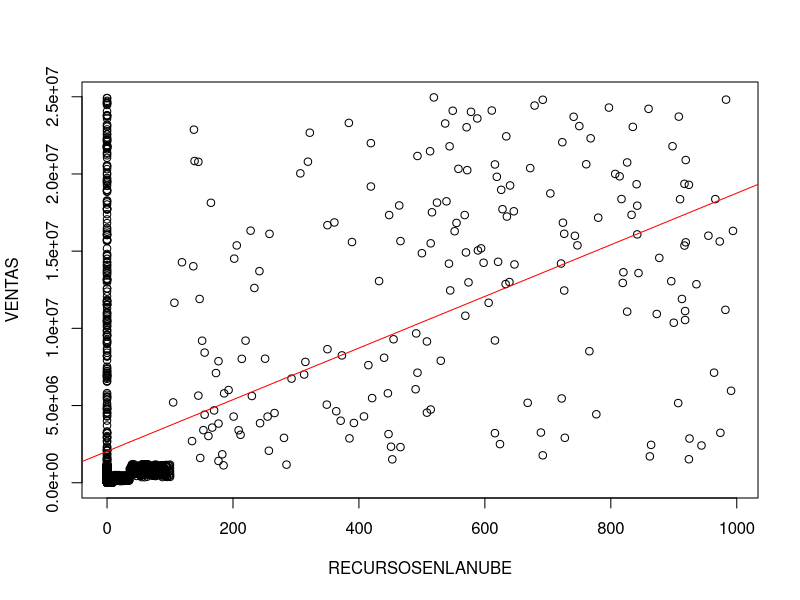

This chart was generated by the following R code:
## ---- chunk 1
library(ggplot2)
library(lattice)
library(rpart)
library(caret)
#library(e1071)

#conectarse al dataset: 
datos_tdm <- read.csv('datos_nube_v2.csv',header = TRUE, sep=',')
head(datos_tdm, 10)


## ---- chunk 2

par(mfrow = c(1,1))
str(datos_tdm)  
plot(VENTAS~RECURSOSENLANUBE, data=datos_tdm)
abline(lm(VENTAS~RECURSOSENLANUBE, data=datos_tdm), col="red")

## si el resultado de la correlación es cercano a cero no se tiene correlación 

cor.test(~VENTAS+RECURSOSENLANUBE, data=datos_tdm, levels=0.95)
# mientras mas cercano al numero 1 es mas la correlación que hay

## si el resultado de los datos no son normales, entre más se acerque al 1 si son normales en caso contrario no lo son y no sirve esta técnica de correlación y se debe de evaluar otra tecnica
shapiro.test(datos_tdm$RECURSOSENLANUBE) ## sin son normales los datos
shapiro.test(datos_tdm$VENTAS)## sin son normales los datos         


